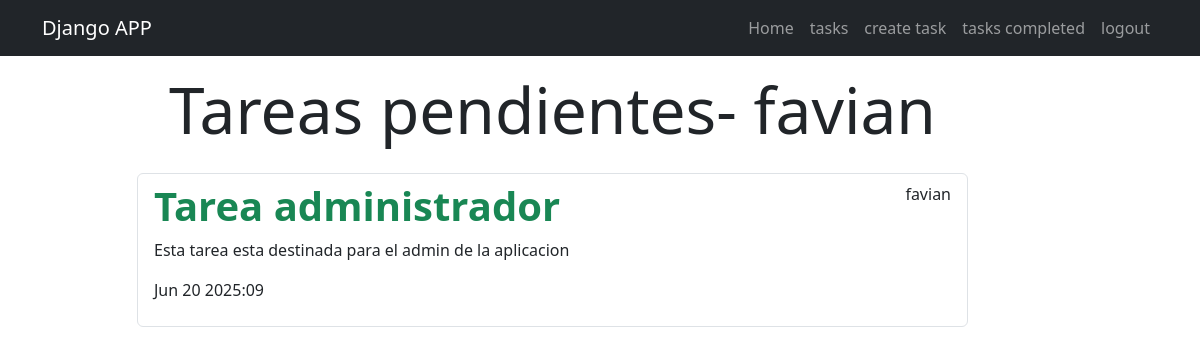
Before: /tasks_completed/ (signed in) with the older database file.
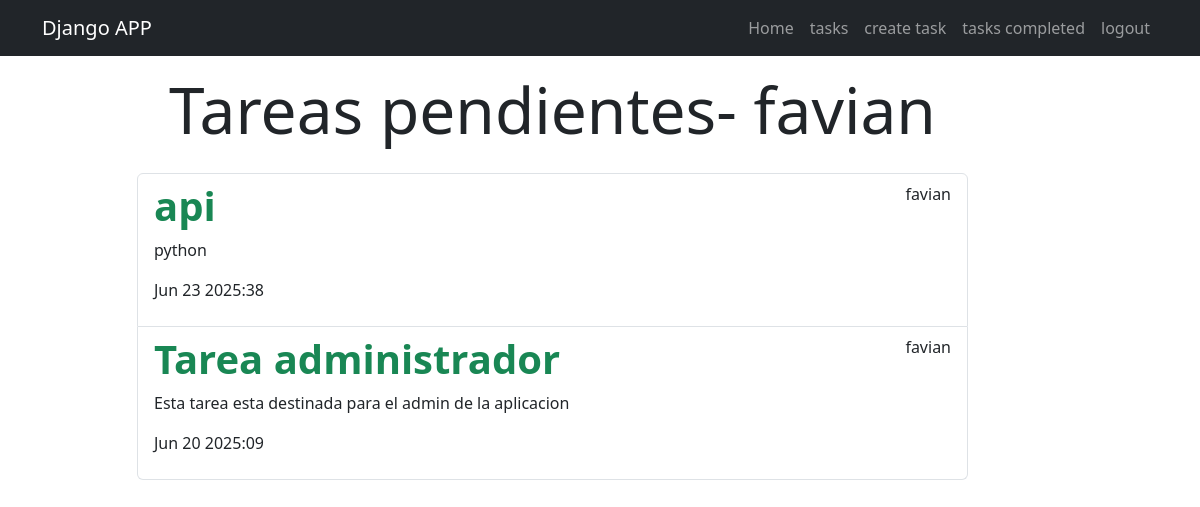
After: the same page with the newer database file.
### tasks/models.py (models this page shows, shortened)
class Task(models.Model):
    title = models.CharField(max_length=100)
    description = models.TextField(blank=True) #aqui estoy diciendo que sino se pasa nada en ese campo pues ese campo se puede quedar vacio
    created = models.DateTimeField(auto_now_add=True)#aqui vamos agregar la hora por defecto cuando se cree una tarea
    datecompleted = models.DateTimeField(null=True, blank=True)#aqui estoy diciendo que este campo iniciara vacio cuando se cree la tarea y ademas el "blank" significa que esta columna es opcional llenarla o completarla para el administrador
    important = models.BooleanField(default=False)#aqui estoy diciendo que todas las tareas que se vayan a crear no van a ser importante mas adelante las marcaremos como true
    user = models.ForeignKey(User, on_delete=models.CASCADE)#se hace la relacion de la clase User es decir, que se esta tabla de task se va a relacionar con la User en la base de datos

### tasks/views.py (the view)
# urls.py: path('tasks_completed/', views.tasks_completed, name='tasks_completed'),
@login_required#esta es una funcion de la biblioteca de django que nos permite que cualquier persona la cual no este autenticado no pueda ingresar a cualquier vista solo utilizando la url
def tasks_completed(request):#buscar tareas completadas
    tasks = Task.objects.filter(user=request.user, datecompleted__isnull=False).order_by('-datecompleted')#aqui estoy haciendo un filtrado es dcir que solo me muestre los resultados del usuario que esta autenticado y ademas que solo me muestre las latareas que aun no se han completado osea no se han entregado fecha, todo eso esta en la base de datos
    return render(request, 'tasks.html', {
        'tasks': tasks
    })

### tasks/templates/tasks.html
{% extends "base.html" %}
{% block content %}
<main class="container">
    <div class="row">
        <div class="col-md-9 offset-md-1">
            <h1 class="text-center display-3 py-3">Tareas pendientes- {{user.username}}</h1>
                <ul class="list-group">
                    {% for task in tasks %}
                    <a class="list-group-item" href=" {% url 'tasks_detail' task.id %}">
                        <header class="d-flex justify-content-between">
                        {% if task.important %}
                        <h1 class="fw-bold text-success">{{ task.title}}</h1>
                        {% else %}
                            <h1 class="fw-bold">{{ task.title}}</h1>
                        {% endif %}
                        <p> {{task.user.username}} </p>
                        </header>
                        <p>{{task.description}}</p>
                        <p>{{task.datecompleted|date:'M j Y:i'}}</p>
                    </a>
                    {% endfor %}
                </ul>
        </div>
    </div>
</main>
{% endblock %}

Changed rows visible on the page:
now on this page (row edited): Task: title "api", user.username "favian", description "python", datecompleted "Jun 23 2025:38"
